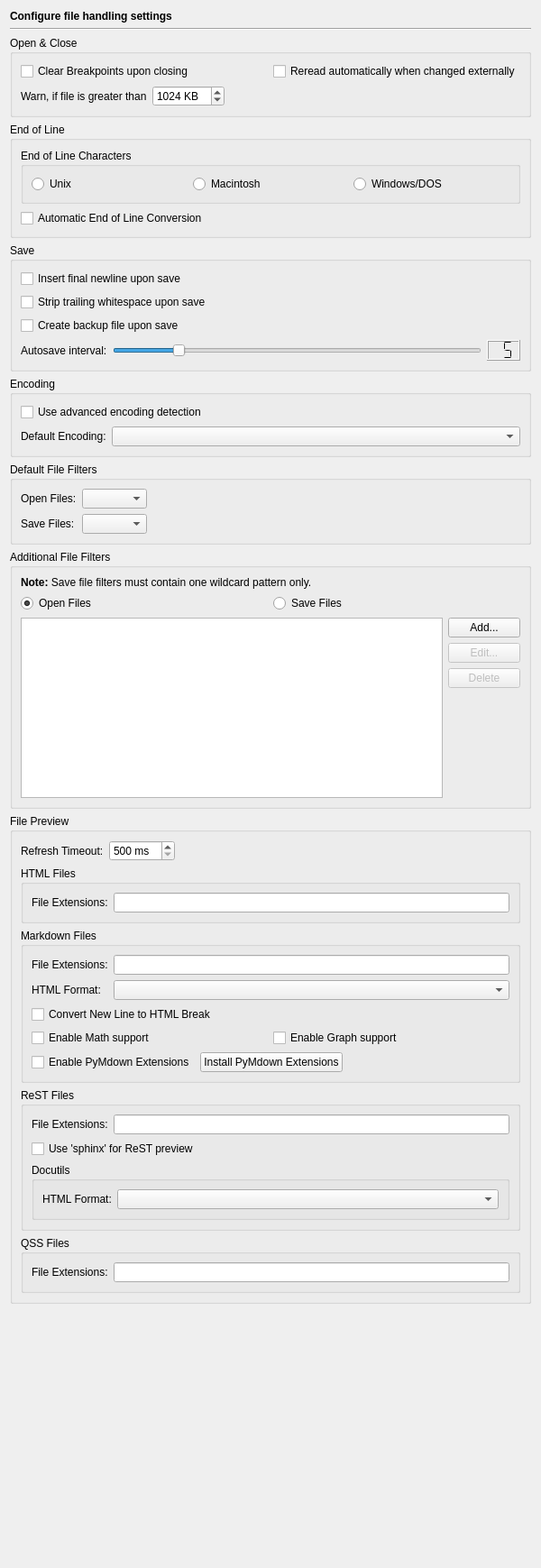
<?xml version="1.0" encoding="UTF-8"?>
<ui version="4.0">
 <class>EditorFilePage</class>
 <widget class="QWidget" name="EditorFilePage">
  <property name="geometry">
   <rect>
    <x>0</x>
    <y>0</y>
    <width>600</width>
    <height>1739</height>
   </rect>
  </property>
  <layout class="QVBoxLayout" name="verticalLayout_5">
   <item>
    <widget class="QLabel" name="headerLabel">
     <property name="text">
      <string>&lt;b&gt;Configure file handling settings&lt;/b&gt;</string>
     </property>
    </widget>
   </item>
   <item>
    <widget class="Line" name="line2">
     <property name="frameShape">
      <enum>QFrame::HLine</enum>
     </property>
     <property name="frameShadow">
      <enum>QFrame::Sunken</enum>
     </property>
     <property name="orientation">
      <enum>Qt::Horizontal</enum>
     </property>
    </widget>
   </item>
   <item>
    <widget class="QGroupBox" name="groupBox_3">
     <property name="title">
      <string>Open &amp;&amp; Close</string>
     </property>
     <layout class="QVBoxLayout">
      <item>
       <layout class="QHBoxLayout">
        <item>
         <widget class="QCheckBox" name="clearBreakpointsCheckBox">
          <property name="toolTip">
           <string>Select, whether breakpoint belonging to an editor should be cleared, when the editor is closed</string>
          </property>
          <property name="text">
           <string>Clear Breakpoints upon closing</string>
          </property>
         </widget>
        </item>
        <item>
         <widget class="QCheckBox" name="automaticReopenCheckBox">
          <property name="toolTip">
           <string>Select to reread the file automatically, if it was changed externally</string>
          </property>
          <property name="text">
           <string>Reread automatically when changed externally</string>
          </property>
         </widget>
        </item>
       </layout>
      </item>
      <item>
       <layout class="QHBoxLayout">
        <item>
         <widget class="QLabel" name="label">
          <property name="text">
           <string>Warn, if file is greater than</string>
          </property>
         </widget>
        </item>
        <item>
         <widget class="QSpinBox" name="warnFilesizeSpinBox">
          <property name="toolTip">
           <string>Enter the filesize, a warning dialog should be shown.</string>
          </property>
          <property name="suffix">
           <string> KB</string>
          </property>
          <property name="minimum">
           <number>1</number>
          </property>
          <property name="maximum">
           <number>16384</number>
          </property>
          <property name="singleStep">
           <number>16</number>
          </property>
          <property name="value">
           <number>1024</number>
          </property>
         </widget>
        </item>
        <item>
         <spacer>
          <property name="orientation">
           <enum>Qt::Horizontal</enum>
          </property>
          <property name="sizeHint" stdset="0">
           <size>
            <width>40</width>
            <height>20</height>
           </size>
          </property>
         </spacer>
        </item>
       </layout>
      </item>
     </layout>
    </widget>
   </item>
   <item>
    <widget class="QGroupBox" name="groupBox_5">
     <property name="title">
      <string>End of Line</string>
     </property>
     <layout class="QVBoxLayout" name="verticalLayout">
      <item>
       <widget class="QGroupBox" name="groupBox_8">
        <property name="title">
         <string>End of Line Characters</string>
        </property>
        <layout class="QHBoxLayout" name="_12">
         <item>
          <widget class="QRadioButton" name="lfRadioButton">
           <property name="toolTip">
            <string>Select Unix type end of line</string>
           </property>
           <property name="text">
            <string>Unix</string>
           </property>
          </widget>
         </item>
         <item>
          <widget class="QRadioButton" name="crRadioButton">
           <property name="toolTip">
            <string>Select Macintosh type end of line</string>
           </property>
           <property name="text">
            <string>Macintosh</string>
           </property>
          </widget>
         </item>
         <item>
          <widget class="QRadioButton" name="crlfRadioButton">
           <property name="toolTip">
            <string>Select Windows type end of line</string>
           </property>
           <property name="text">
            <string>Windows/DOS</string>
           </property>
          </widget>
         </item>
        </layout>
       </widget>
      </item>
      <item>
       <widget class="QCheckBox" name="automaticEolConversionCheckBox">
        <property name="toolTip">
         <string>Select whether the eol type should be converted upon opening the file.</string>
        </property>
        <property name="text">
         <string>Automatic End of Line Conversion</string>
        </property>
       </widget>
      </item>
     </layout>
    </widget>
   </item>
   <item>
    <widget class="QGroupBox" name="groupBox_4">
     <property name="title">
      <string>Save</string>
     </property>
     <layout class="QVBoxLayout" name="verticalLayout_3">
      <item>
       <widget class="QCheckBox" name="insertFinalNewlineCheckBox">
        <property name="toolTip">
         <string>Select to insert a final newline if none is there</string>
        </property>
        <property name="text">
         <string>Insert final newline upon save</string>
        </property>
       </widget>
      </item>
      <item>
       <widget class="QCheckBox" name="stripWhitespaceCheckBox">
        <property name="toolTip">
         <string>Select, whether trailing whitespace should be removed upon save</string>
        </property>
        <property name="text">
         <string>Strip trailing whitespace upon save</string>
        </property>
       </widget>
      </item>
      <item>
       <widget class="QCheckBox" name="createBackupFileCheckBox">
        <property name="toolTip">
         <string>Select, whether a backup file shall be generated upon save</string>
        </property>
        <property name="text">
         <string>Create backup file upon save</string>
        </property>
       </widget>
      </item>
      <item>
       <layout class="QHBoxLayout">
        <item>
         <widget class="QLabel" name="TextLabel13_3_3">
          <property name="text">
           <string>Autosave interval:</string>
          </property>
         </widget>
        </item>
        <item>
         <widget class="QSlider" name="autosaveSlider">
          <property name="toolTip">
           <string>Move to set the autosave interval in minutes (0 to disable)</string>
          </property>
          <property name="minimum">
           <number>0</number>
          </property>
          <property name="maximum">
           <number>30</number>
          </property>
          <property name="value">
           <number>5</number>
          </property>
          <property name="orientation">
           <enum>Qt::Horizontal</enum>
          </property>
          <property name="tickInterval">
           <number>1</number>
          </property>
         </widget>
        </item>
        <item>
         <widget class="QLCDNumber" name="autosaveLCD">
          <property name="toolTip">
           <string>Displays the selected autosave interval.</string>
          </property>
          <property name="digitCount">
           <number>2</number>
          </property>
          <property name="segmentStyle">
           <enum>QLCDNumber::Flat</enum>
          </property>
          <property name="value" stdset="0">
           <double>5.000000000000000</double>
          </property>
         </widget>
        </item>
       </layout>
      </item>
     </layout>
    </widget>
   </item>
   <item>
    <widget class="QGroupBox" name="groupBox">
     <property name="title">
      <string>Encoding</string>
     </property>
     <layout class="QGridLayout" name="gridLayout">
      <item row="0" column="0" colspan="2">
       <widget class="QCheckBox" name="advEncodingCheckBox">
        <property name="toolTip">
         <string>Select to use the advanced encoding detection </string>
        </property>
        <property name="whatsThis">
         <string>&lt;b&gt;Advanced encoding detection&lt;/b&gt;
&lt;p&gt;Select to use the advanced encoding detection based on the &amp;quot;universal character encoding detector&amp;quot; from &lt;a href=&quot;http://chardet.feedparser.org&quot;&gt;http://chardet.feedparser.org&lt;/a&gt;.&lt;/p&gt;</string>
        </property>
        <property name="text">
         <string>Use advanced encoding detection</string>
        </property>
       </widget>
      </item>
      <item row="1" column="0">
       <widget class="QLabel" name="label_4">
        <property name="text">
         <string>Default Encoding:</string>
        </property>
       </widget>
      </item>
      <item row="1" column="1">
       <widget class="QComboBox" name="defaultEncodingComboBox">
        <property name="sizePolicy">
         <sizepolicy hsizetype="Expanding" vsizetype="Fixed">
          <horstretch>0</horstretch>
          <verstretch>0</verstretch>
         </sizepolicy>
        </property>
        <property name="toolTip">
         <string>Select the string encoding to be used.</string>
        </property>
       </widget>
      </item>
     </layout>
    </widget>
   </item>
   <item>
    <widget class="QGroupBox" name="groupBox_2">
     <property name="title">
      <string>Default File Filters</string>
     </property>
     <layout class="QGridLayout">
      <item row="0" column="0">
       <widget class="QLabel" name="label_2">
        <property name="text">
         <string>Open Files:</string>
        </property>
       </widget>
      </item>
      <item row="0" column="1">
       <widget class="QComboBox" name="openFilesFilterComboBox"/>
      </item>
      <item row="0" column="2">
       <spacer>
        <property name="orientation">
         <enum>Qt::Horizontal</enum>
        </property>
        <property name="sizeHint" stdset="0">
         <size>
          <width>40</width>
          <height>20</height>
         </size>
        </property>
       </spacer>
      </item>
      <item row="1" column="0">
       <widget class="QLabel" name="label_3">
        <property name="text">
         <string>Save Files:</string>
        </property>
       </widget>
      </item>
      <item row="1" column="1">
       <widget class="QComboBox" name="saveFilesFilterComboBox"/>
      </item>
     </layout>
    </widget>
   </item>
   <item>
    <widget class="QGroupBox" name="groupBox_6">
     <property name="title">
      <string>Additional File Filters</string>
     </property>
     <layout class="QGridLayout" name="gridLayout_2">
      <item row="0" column="0" colspan="2">
       <widget class="QLabel" name="label_5">
        <property name="text">
         <string>&lt;b&gt;Note:&lt;/b&gt; Save file filters must contain one wildcard pattern only.</string>
        </property>
        <property name="wordWrap">
         <bool>true</bool>
        </property>
       </widget>
      </item>
      <item row="1" column="0" colspan="2">
       <layout class="QHBoxLayout" name="horizontalLayout">
        <item>
         <widget class="QRadioButton" name="openFiltersButton">
          <property name="toolTip">
           <string>Select to edit the open file filters</string>
          </property>
          <property name="text">
           <string>Open Files</string>
          </property>
          <property name="checked">
           <bool>true</bool>
          </property>
         </widget>
        </item>
        <item>
         <widget class="QRadioButton" name="savFiltersButton">
          <property name="toolTip">
           <string>Select to edit the save file filters</string>
          </property>
          <property name="text">
           <string>Save Files</string>
          </property>
         </widget>
        </item>
       </layout>
      </item>
      <item row="2" column="0" rowspan="4">
       <widget class="QListWidget" name="fileFiltersList">
        <property name="sizePolicy">
         <sizepolicy hsizetype="Expanding" vsizetype="Preferred">
          <horstretch>0</horstretch>
          <verstretch>0</verstretch>
         </sizepolicy>
        </property>
        <property name="minimumSize">
         <size>
          <width>0</width>
          <height>200</height>
         </size>
        </property>
        <property name="alternatingRowColors">
         <bool>true</bool>
        </property>
        <property name="sortingEnabled">
         <bool>true</bool>
        </property>
       </widget>
      </item>
      <item row="2" column="1">
       <widget class="QPushButton" name="addFileFilterButton">
        <property name="text">
         <string>Add...</string>
        </property>
       </widget>
      </item>
      <item row="3" column="1">
       <widget class="QPushButton" name="editFileFilterButton">
        <property name="enabled">
         <bool>false</bool>
        </property>
        <property name="text">
         <string>Edit...</string>
        </property>
       </widget>
      </item>
      <item row="4" column="1">
       <widget class="QPushButton" name="deleteFileFilterButton">
        <property name="enabled">
         <bool>false</bool>
        </property>
        <property name="text">
         <string>Delete</string>
        </property>
       </widget>
      </item>
      <item row="5" column="1">
       <spacer>
        <property name="orientation">
         <enum>Qt::Vertical</enum>
        </property>
        <property name="sizeHint" stdset="0">
         <size>
          <width>20</width>
          <height>40</height>
         </size>
        </property>
       </spacer>
      </item>
     </layout>
    </widget>
   </item>
   <item>
    <widget class="QGroupBox" name="groupBox_7">
     <property name="title">
      <string>File Preview</string>
     </property>
     <layout class="QVBoxLayout" name="verticalLayout_4">
      <item>
       <layout class="QHBoxLayout" name="horizontalLayout_5">
        <item>
         <widget class="QLabel" name="label_8">
          <property name="text">
           <string>Refresh Timeout:</string>
          </property>
         </widget>
        </item>
        <item>
         <widget class="QSpinBox" name="previewRefreshTimeoutSpinBox">
          <property name="toolTip">
           <string>Enter the timeout in milliseconds until the preview is refreshed</string>
          </property>
          <property name="suffix">
           <string> ms</string>
          </property>
          <property name="minimum">
           <number>500</number>
          </property>
          <property name="maximum">
           <number>5000</number>
          </property>
          <property name="singleStep">
           <number>500</number>
          </property>
         </widget>
        </item>
        <item>
         <spacer name="horizontalSpacer">
          <property name="orientation">
           <enum>Qt::Horizontal</enum>
          </property>
          <property name="sizeHint" stdset="0">
           <size>
            <width>40</width>
            <height>20</height>
           </size>
          </property>
         </spacer>
        </item>
       </layout>
      </item>
      <item>
       <widget class="QGroupBox" name="groupBox_12">
        <property name="title">
         <string>HTML Files</string>
        </property>
        <layout class="QHBoxLayout" name="horizontalLayout_3">
         <item>
          <widget class="QLabel" name="label_12">
           <property name="text">
            <string>File Extensions:</string>
           </property>
          </widget>
         </item>
         <item>
          <widget class="QLineEdit" name="previewHtmlExtensionsEdit">
           <property name="toolTip">
            <string>Enter the filename extensions of HTML files that may be previewed (separated by a space)</string>
           </property>
          </widget>
         </item>
        </layout>
       </widget>
      </item>
      <item>
       <widget class="QGroupBox" name="groupBox_11">
        <property name="title">
         <string>Markdown Files</string>
        </property>
        <layout class="QVBoxLayout" name="verticalLayout_2">
         <item>
          <layout class="QGridLayout" name="gridLayout_4">
           <item row="0" column="0">
            <widget class="QLabel" name="label_11">
             <property name="text">
              <string>File Extensions:</string>
             </property>
            </widget>
           </item>
           <item row="0" column="1">
            <widget class="QLineEdit" name="previewMarkdownExtensionsEdit">
             <property name="toolTip">
              <string>Enter the filename extensions of Markdown files that may be previewed (separated by a space)</string>
             </property>
            </widget>
           </item>
           <item row="1" column="0">
            <widget class="QLabel" name="label_6">
             <property name="text">
              <string>HTML Format:</string>
             </property>
            </widget>
           </item>
           <item row="1" column="1">
            <widget class="QComboBox" name="previewMarkdownHTMLFormatComboBox">
             <property name="sizePolicy">
              <sizepolicy hsizetype="Expanding" vsizetype="Fixed">
               <horstretch>0</horstretch>
               <verstretch>0</verstretch>
              </sizepolicy>
             </property>
             <property name="toolTip">
              <string>Select the HTML format to be generated</string>
             </property>
            </widget>
           </item>
          </layout>
         </item>
         <item>
          <layout class="QGridLayout" name="gridLayout_5">
           <item row="0" column="0">
            <widget class="QCheckBox" name="previewMarkdownNLtoBreakCheckBox">
             <property name="toolTip">
              <string>Select this to convert a new line character to an HTML &amp;lt;br/&amp;gt; tag.</string>
             </property>
             <property name="text">
              <string>Convert New Line to HTML Break</string>
             </property>
            </widget>
           </item>
           <item row="1" column="0">
            <widget class="QCheckBox" name="previewMarkdownMathJaxCheckBox">
             <property name="toolTip">
              <string>Select to enable Math support using MathJax</string>
             </property>
             <property name="text">
              <string>Enable Math support</string>
             </property>
            </widget>
           </item>
           <item row="1" column="1">
            <widget class="QCheckBox" name="previewMarkdownMermaidCheckBox">
             <property name="toolTip">
              <string>Select to enable Graph support using Mermaid</string>
             </property>
             <property name="text">
              <string>Enable Graph support</string>
             </property>
            </widget>
           </item>
          </layout>
         </item>
         <item>
          <layout class="QHBoxLayout" name="horizontalLayout_6">
           <item>
            <widget class="QCheckBox" name="previewMarkdownPyMdownCheckBox">
             <property name="toolTip">
              <string>Select to enable the use of the PyMdown extensions</string>
             </property>
             <property name="whatsThis">
              <string>&lt;b&gt;Enable PyMdown Extensions&lt;/b&gt;
&lt;p&gt;Select this entry to enable the use of the PyMdown extensions. These have to be installed with &lt;code&gt;pip install pymdown-extensions&lt;/code&gt;.&lt;/p&gt;</string>
             </property>
             <property name="text">
              <string>Enable PyMdown Extensions</string>
             </property>
            </widget>
           </item>
           <item>
            <widget class="QPushButton" name="previewMarkdownPyMdownInstallPushButton">
             <property name="toolTip">
              <string>Press to install the PyMdown extensions</string>
             </property>
             <property name="text">
              <string>Install PyMdown Extensions</string>
             </property>
            </widget>
           </item>
           <item>
            <spacer name="horizontalSpacer_2">
             <property name="orientation">
              <enum>Qt::Horizontal</enum>
             </property>
             <property name="sizeHint" stdset="0">
              <size>
               <width>40</width>
               <height>20</height>
              </size>
             </property>
            </spacer>
           </item>
          </layout>
         </item>
        </layout>
       </widget>
      </item>
      <item>
       <widget class="QGroupBox" name="groupBox_10">
        <property name="title">
         <string>ReST Files</string>
        </property>
        <layout class="QGridLayout" name="gridLayout_3">
         <item row="0" column="0">
          <widget class="QLabel" name="label_9">
           <property name="text">
            <string>File Extensions:</string>
           </property>
          </widget>
         </item>
         <item row="0" column="1">
          <widget class="QLineEdit" name="previewRestExtensionsEdit">
           <property name="toolTip">
            <string>Enter the filename extensions of ReStructuredText files that may be previewed (separated by a space)</string>
           </property>
          </widget>
         </item>
         <item row="1" column="0" colspan="2">
          <widget class="QCheckBox" name="previewRestSphinxCheckBox">
           <property name="toolTip">
            <string>Select to use 'sphinx' to generate the ReST preview</string>
           </property>
           <property name="text">
            <string>Use 'sphinx' for ReST preview</string>
           </property>
          </widget>
         </item>
         <item row="2" column="0" colspan="2">
          <widget class="QGroupBox" name="groupBox_13">
           <property name="title">
            <string>Docutils</string>
           </property>
           <layout class="QHBoxLayout" name="horizontalLayout_4">
            <item>
             <widget class="QLabel" name="label_7">
              <property name="text">
               <string>HTML Format:</string>
              </property>
             </widget>
            </item>
            <item>
             <widget class="QComboBox" name="previewRestDocutilsHTMLFormatComboBox">
              <property name="sizePolicy">
               <sizepolicy hsizetype="Expanding" vsizetype="Fixed">
                <horstretch>0</horstretch>
                <verstretch>0</verstretch>
               </sizepolicy>
              </property>
              <property name="toolTip">
               <string>Select the HTML format to be generated</string>
              </property>
             </widget>
            </item>
           </layout>
          </widget>
         </item>
        </layout>
       </widget>
      </item>
      <item>
       <widget class="QGroupBox" name="groupBox_9">
        <property name="title">
         <string>QSS Files</string>
        </property>
        <layout class="QHBoxLayout" name="horizontalLayout_2">
         <item>
          <widget class="QLabel" name="label_10">
           <property name="text">
            <string>File Extensions:</string>
           </property>
          </widget>
         </item>
         <item>
          <widget class="QLineEdit" name="previewQssExtensionsEdit">
           <property name="toolTip">
            <string>Enter the filename extensions of Qt Stylesheet files that may be previewed (separated by a space)</string>
           </property>
          </widget>
         </item>
        </layout>
       </widget>
      </item>
     </layout>
    </widget>
   </item>
   <item>
    <spacer>
     <property name="orientation">
      <enum>Qt::Vertical</enum>
     </property>
     <property name="sizeHint" stdset="0">
      <size>
       <width>435</width>
       <height>20</height>
      </size>
     </property>
    </spacer>
   </item>
  </layout>
 </widget>
 <tabstops>
  <tabstop>clearBreakpointsCheckBox</tabstop>
  <tabstop>automaticReopenCheckBox</tabstop>
  <tabstop>warnFilesizeSpinBox</tabstop>
  <tabstop>lfRadioButton</tabstop>
  <tabstop>crRadioButton</tabstop>
  <tabstop>crlfRadioButton</tabstop>
  <tabstop>automaticEolConversionCheckBox</tabstop>
  <tabstop>insertFinalNewlineCheckBox</tabstop>
  <tabstop>stripWhitespaceCheckBox</tabstop>
  <tabstop>createBackupFileCheckBox</tabstop>
  <tabstop>autosaveSlider</tabstop>
  <tabstop>advEncodingCheckBox</tabstop>
  <tabstop>defaultEncodingComboBox</tabstop>
  <tabstop>openFilesFilterComboBox</tabstop>
  <tabstop>saveFilesFilterComboBox</tabstop>
  <tabstop>openFiltersButton</tabstop>
  <tabstop>savFiltersButton</tabstop>
  <tabstop>fileFiltersList</tabstop>
  <tabstop>addFileFilterButton</tabstop>
  <tabstop>editFileFilterButton</tabstop>
  <tabstop>deleteFileFilterButton</tabstop>
  <tabstop>previewRefreshTimeoutSpinBox</tabstop>
  <tabstop>previewHtmlExtensionsEdit</tabstop>
  <tabstop>previewMarkdownExtensionsEdit</tabstop>
  <tabstop>previewMarkdownHTMLFormatComboBox</tabstop>
  <tabstop>previewMarkdownNLtoBreakCheckBox</tabstop>
  <tabstop>previewMarkdownMathJaxCheckBox</tabstop>
  <tabstop>previewMarkdownMermaidCheckBox</tabstop>
  <tabstop>previewMarkdownPyMdownCheckBox</tabstop>
  <tabstop>previewMarkdownPyMdownInstallPushButton</tabstop>
  <tabstop>previewRestExtensionsEdit</tabstop>
  <tabstop>previewRestSphinxCheckBox</tabstop>
  <tabstop>previewRestDocutilsHTMLFormatComboBox</tabstop>
  <tabstop>previewQssExtensionsEdit</tabstop>
 </tabstops>
 <resources/>
 <connections>
  <connection>
   <sender>autosaveSlider</sender>
   <signal>valueChanged(int)</signal>
   <receiver>autosaveLCD</receiver>
   <slot>display(int)</slot>
   <hints>
    <hint type="sourcelabel">
     <x>272</x>
     <y>58</y>
    </hint>
    <hint type="destinationlabel">
     <x>420</x>
     <y>55</y>
    </hint>
   </hints>
  </connection>
 </connections>
</ui>
